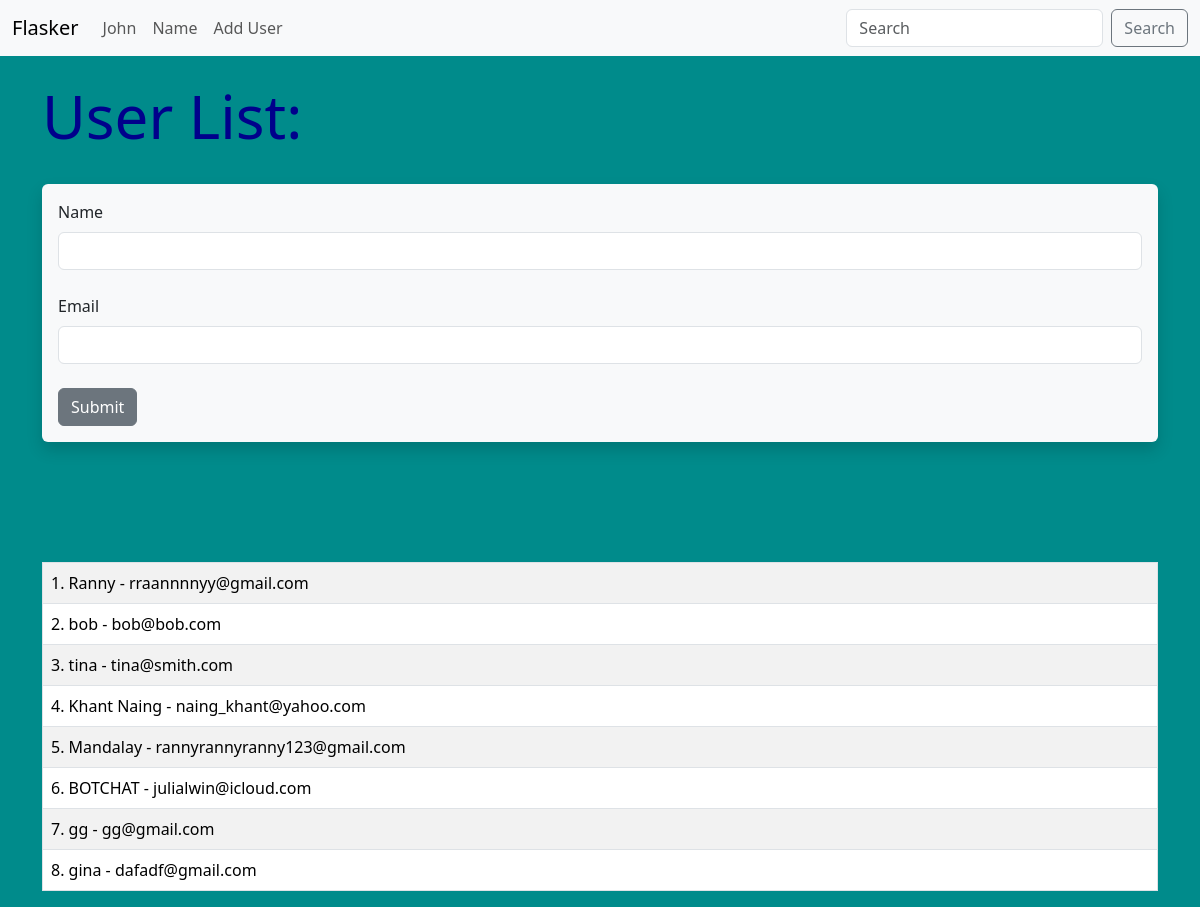
Screenshot of /user/add with the database file from the repository.
### hello.py (models this page shows, shortened)
class Users(db.Model):
	id = db.Column(db.Integer, primary_key=True)
	name = db.Column(db.String(200), nullable = False)
	email = db.Column(db.String(200), nullable= False, unique = True)
	date_added = db.Column(db.DateTime, default=datetime.utcnow)

### hello.py (the view, shortened to what this page needs)
@app.route('/user/add', methods=['GET', 'POST'])
def add_user():
	name = None
	form = UserForm()
	our_users = Users.query.order_by(Users.date_added)
	return render_template("add_user.html", form=form, name=name, our_users = our_users)

### hello.py
class UserForm(FlaskForm):
	name = StringField("Name", validators=[DataRequired()])
	email = StringField("Email", validators=[DataRequired()])
	submit = SubmitField('Submit')

### templates/add_user.html (shortened to what this page needs)
{% extends 'base.html' %}
{% block content %}
{% if name %}
	<h1> User {{ name }} Added</h1>
	<br><br><br>
	<table class="table table-hover table-bordered table-striped">
{% for our_user in our_users %}
<tr>
	<td>
	{{our_user.id}}. {{our_user.name}} - {{ our_user.email }}<br>
</td>
</tr>
{% endfor %}
</table>
	<br><br>
{% else %}
	<h1>User List:</h1>
	<br>
	<div class="shadow p-3 mb-5 bg-body-tertiary rounded">
	<form method="POST">
		{{ form.name.label(
		class="form-label") }}
		{{ form.name(
		class="form-control") }}
		<br>
		{{ form.email.label(
		class="form-label") }}
		{{ form.email(
		class="form-control") }}
		<br>
		{{ form.submit(
		class="btn btn-secondary") }}
	</form>
</div>
<br><br><br>
<table class="table table-hover table-bordered table-striped">
{% for our_user in our_users %}
<tr>
	<td>
	{{our_user.id}}. {{our_user.name}} - {{ our_user.email }}<br>
</td>
</tr>
{% endfor %}
</table>
{% endif %}
{% endblock %}

### templates/base.html (shortened to what this page needs)
<!doctype html>
<html lang="en">
  <head>
    <link href="https://cdn.jsdelivr.net/npm/bootstrap@5.3.3/dist/css/bootstrap.min.css" rel="stylesheet">
    <link href="{{ url_for('static', filename='css/style.css') }}" rel="stylesheet">
  </head>
  <body>
  	{% include 'navbar.html' %}
  	<br>
  	<div class="container">
  	{% block content %}
    {% endblock %}
    </div>
  </body>
</html>

### templates/navbar.html (shortened to what this page needs)
<nav class="navbar navbar-expand-lg bg-body-tertiary">
  <div class="container-fluid">
    <a class="navbar-brand" href="{{ url_for('index') }}">Flasker</a>
    <div class="collapse navbar-collapse" id="navbarSupportedContent">
      <ul class="navbar-nav me-auto mb-2 mb-lg-0">
        <li class="nav-item">
          <a class="nav-link" href="{{ url_for('user', name='John') }}">John</a>
        </li>
         <li class="nav-item">
          <a class="nav-link" href="{{ url_for('name') }}">Name</a>
        </li>
        <li class="nav-item">
          <a class="nav-link" href="{{ url_for('add_user') }}">Add User</a>
        </li>
      </ul>
      <form class="d-flex" role="search">
        <input class="form-control me-2" type="search" placeholder="Search" aria-label="Search">
        <button class="btn btn-outline-secondary" type="submit">Search</button>
      </form>
    </div>
  </div>
</nav>

### static/css/style.css (style rules this page uses)
h1 { color: darkblue; font-size: 60px; }
body { background: darkcyan; }

### rows the page displays
Users: id "1", name "Ranny", email "rraannnnyy@gmail.com"
Users: id "2", name "bob", email "bob@bob.com"
Users: id "3", name "tina", email "tina@smith.com"
Users: id "4", name "Khant Naing", email "naing_khant@yahoo.com"
Users: id "5", name "Mandalay", email "rannyrannyranny123@gmail.com"
Users: id "6", name "BOTCHAT", email "julialwin@icloud.com"
Users: id "7", name "gg", email "gg@gmail.com"
Users: id "8", name "gina", email "dafadf@gmail.com"
